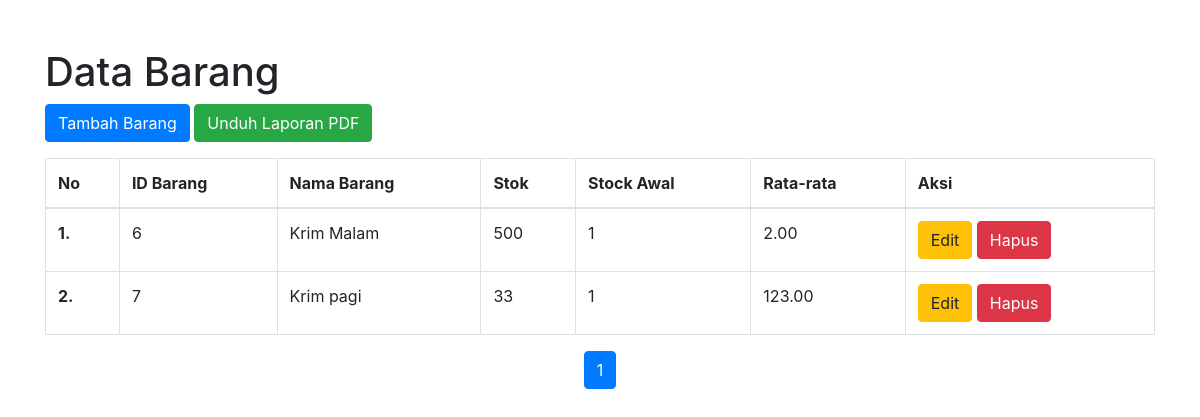
The page /form/form_barang.php on the database as committed earlier.
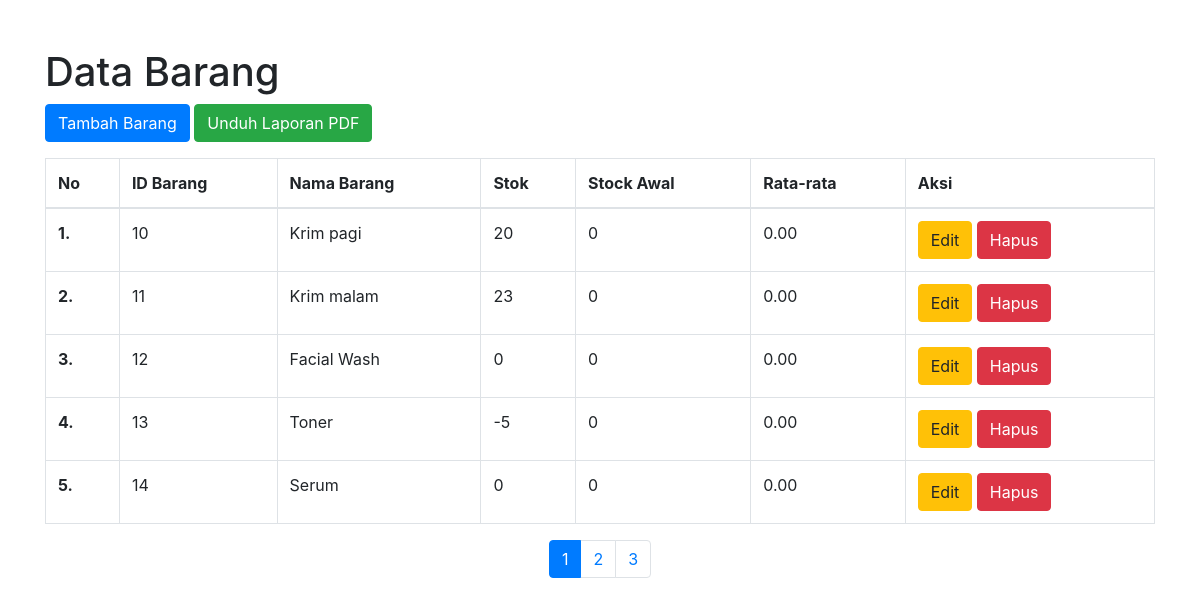
The same page on the database as committed later.
### tables this page shows
CREATE TABLE `barang` (
  `idbrg` int(11) NOT NULL,
  `namabrg` varchar(100) NOT NULL,
  `stok` int(11) NOT NULL DEFAULT 0,
  `stock_awal` int(11) NOT NULL DEFAULT 0,
  `rata_rata` decimal(10,2) NOT NULL DEFAULT 0.00
);

### form/form_barang.php (the view, shortened to what this page needs)
<?php
include './config.php';
$limit = 5;
$page = isset($_GET['page']) ? (int)$_GET['page'] : 1;
$offset = ($page - 1) * $limit;
$sql = "SELECT * FROM barang LIMIT :limit OFFSET :offset";
$stmt = $pdo->prepare($sql);
$stmt->bindParam(':limit', $limit, PDO::PARAM_INT);
$stmt->bindParam(':offset', $offset, PDO::PARAM_INT);
$stmt->execute();
$barangs = $stmt->fetchAll(PDO::FETCH_ASSOC);
$totalSql = "SELECT COUNT(*) FROM barang";
$totalItems = $pdo->query($totalSql)->fetchColumn();
$totalPages = ceil($totalItems / $limit);
?>
<!DOCTYPE html>
<html lang="en">
<head>
    <link rel="stylesheet" href="https://stackpath.bootstrapcdn.com/bootstrap/4.5.2/css/bootstrap.min.css">
</head>
<body>
    <div class="container mt-5">
        <h1>Data Barang</h1>
        <a href="?tambah=barang" class="btn btn-primary mb-3">Tambah Barang</a>
        <a href="./form/laporan_stok.php" class="btn btn-success mb-3" target="_blank">Unduh Laporan PDF</a>
        <table class="table table-bordered">
            <thead>
                <tr>
                    <th>No</th>
                    <th>ID Barang</th>
                    <th>Nama Barang</th>
                    <th>Stok</th>
                    <th>Stock Awal</th>
                    <th>Rata-rata</th>
                    <th>Aksi</th>
                </tr>
            </thead>
            <tbody>
                <?php $no= 1; ?>
                <?php foreach ($barangs as $barang): ?>
                    <tr>
                        <td><b><?php echo $no++?>.</b></td>
                        <td><?php echo htmlspecialchars($barang['idbrg']); ?></td>
                        <td><?php echo htmlspecialchars($barang['namabrg']); ?></td>
                        <td><?php echo htmlspecialchars($barang['stok']); ?></td>
                        <td><?php echo htmlspecialchars($barang['stock_awal']); ?></td>
                        <td><?php echo htmlspecialchars($barang['rata_rata']); ?></td>
                        <td>
                            <a href="./index.php?edit=<?php echo htmlspecialchars($barang['idbrg']); ?>" class="btn btn-warning">Edit</a>
                            <a href="./?pages=barang&idbrg=<?php echo htmlspecialchars($barang['idbrg']); ?>" class="btn btn-danger" onclick="return confirm('Yakin ingin menghapus?');">Hapus</a>
                        </td>
                    </tr>
                <?php endforeach; ?>
            </tbody>
        </table>
        <nav aria-label="Page navigation">
            <ul class="pagination justify-content-center">
                <?php for ($i = 1; $i <= $totalPages; $i++): ?>
                    <li class="page-item <?php echo ($i == $page) ? 'active' : ''; ?>">
                        <a class="page-link" href="index.php?pages=barang&page=<?php echo $i; ?>"><?php echo $i; ?></a>
                    </li>
                <?php endfor; ?>
            </ul>
        </nav>
    </div>
</body>
</html>

Rows that differ between the two databases and show on the page:
removed barang: idbrg "6", namabrg "Krim Malam", stok "500", stock_awal "1", rata_rata "2.00"
removed barang: idbrg "7", namabrg "Krim pagi", stok "33", stock_awal "1", rata_rata "123.00"
added barang: idbrg "10", namabrg "Krim pagi", stok "20", stock_awal "0", rata_rata "0.00"
added barang: idbrg "11", namabrg "Krim malam", stok "23", stock_awal "0", rata_rata "0.00"
added barang: idbrg "12", namabrg "Facial Wash", stok "0", stock_awal "0", rata_rata "0.00"
added barang: idbrg "13", namabrg "Toner", stok "-5", stock_awal "0", rata_rata "0.00"
added barang: idbrg "14", namabrg "Serum", stok "0", stock_awal "0", rata_rata "0.00"
Other text that changed with them:
new list line: "2"
new list line: "3"
